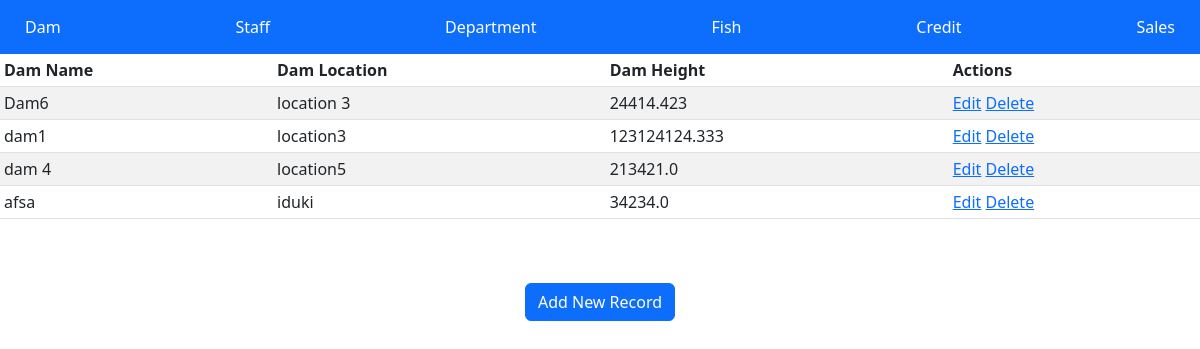
The app's page /damentry with its own data.
### fishfarm/models.py (models this page shows, shortened)
class ManageDam(models.Model):
    damName=models.TextField()
    damLocation=models.TextField()
    damHeight=models.FloatField()

### fishfarm/views.py (the view)
# urls.py: path('damentry',ShowViewDam,name='damentry'),
def ShowViewDam(request):
    dams = ManageDam.objects.all()
    return render(request, "fishfarm/damshow.html", {"dams": dams})

### templates/fishfarm/damshow.html (shortened to what this page needs)
<!DOCTYPE html>
<html lang="en">
<head>
    <link href="https://cdn.jsdelivr.net/npm/bootstrap@5.2.0-beta1/dist/css/bootstrap.min.css" rel="stylesheet"
>
</head>
<body>
    <nav class="navbar navbar-dark bg-primary">
        <div class="container-fluid main-navbar">
            <a class="btn btn-primary" role="button" aria-disabled="true" href="{% url 'damentry' %}">Dam</a>
            <a class=" btn btn-primary" role="button" aria-disabled="true" href="#">Staff</a>
            <a class=" btn btn-primary" role="button" aria-disabled="true" href="#">Department</a>
            <a class=" btn btn-primary" role="button" aria-disabled="true" href="#">Fish</a>
            <a class=" btn btn-primary" role="button" aria-disabled="true" href="#">Credit</a>
            <a class=" btn btn-primary" role="button" aria-disabled="true" href="#">Sales</a>
        </div>
    </nav>
    <table class=" table table-striped table-bodered table-sm">
                <thead class="thead-dark">
                    <tr>
                        <th>Dam Name</th>
                        <th>Dam Location</th>
                        <th>Dam Height</th>
                        <th>Actions</th>
                    </tr>
                </thead>
                <tbody>
                    {% for dam in dams %}
                    <tr>
                        <td>{{ dam.damName }}</td>
                        <td>{{ dam.damLocation }}</td>
                        <td>{{ dam.damHeight }}</td>
                        <td>
                            <a href="/edit/{{ dam.id }}"><span class="glyphicon-pencil">Edit</span></a>
                            <a href="/delete/{{ dam.id }}">Delete</a>
                        </td>
                    </tr>
                    {% endfor %}
                </tbody>
                </table>
                <br>
                <br>
                <center><a href="{% url 'dam' %}" class="btn btn-primary">Add New Record</a></center>
</body>
</html>

### records on screen
ManageDam: damName "Dam6", damLocation "location 3", damHeight "24414.423"
ManageDam: damName "dam1", damLocation "location3", damHeight "123124124.333"
ManageDam: damName "dam 4", damLocation "location5", damHeight "213421.0"
ManageDam: damName "afsa", damLocation "iduki", damHeight "34234.0"
